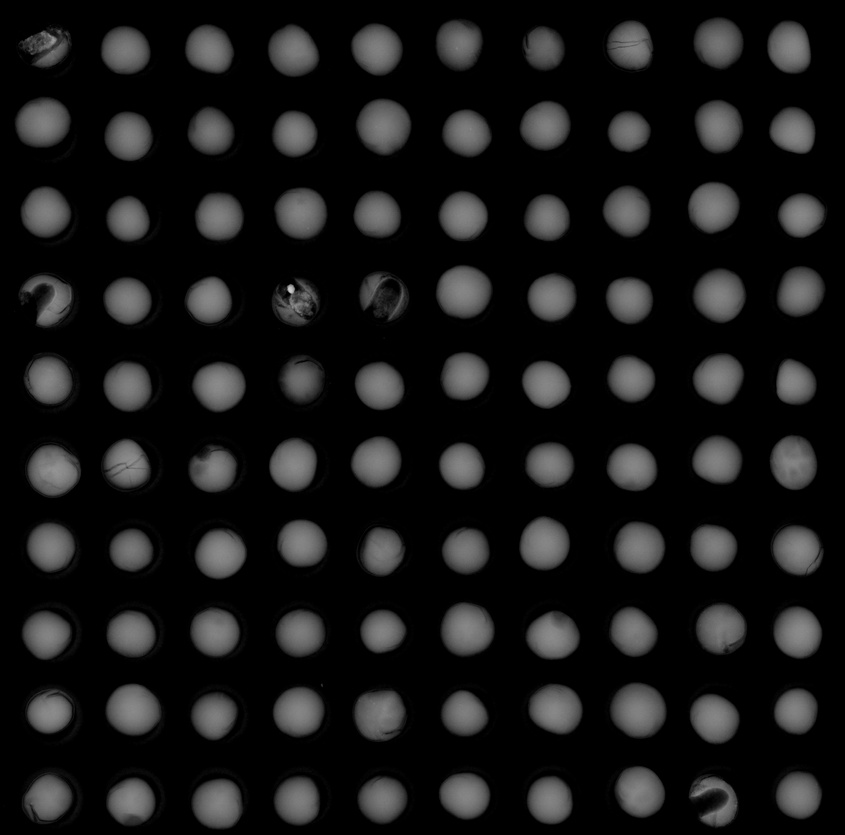
#> input picture images_a_predire/S-241004-0012-1.jpg, 845 x 835 px, shrunk from 2368 x 2340 before the run; its folder holds only this picture in this run
$ python generation_auto_masks.py
#> lines starting #> are read from the running program, lines starting #| are printed output that depends on the picture; after the words box and inside, x2 and y2 are one past the last pixel; in counts of white or black regions, pixels touching at a corner belong together
#> further down, image_gray is the input picture: shape (835, 845); min 0, max 205, mean 23.4
import cv2
import numpy as np
import os
from tqdm import tqdm

# === CONFIGURATION ===
images_dir = "images_a_predire"        # Dossier avec les images originales à analyser
masks_dir = "masks_predits"            # Dossier où seront enregistrés les masques optimisés
os.makedirs(masks_dir, exist_ok=True)

objectif_graines = 100                 # Objectif de graines détectées par image
tolerance = 10                         # Marge d'erreur acceptée autour de 100 (entre 90 et 110)

# === PARAMÈTRES À TESTER AUTOMATIQUEMENT ===
clipLimits = [0.5, 1.0, 2.0]
tileGridSizes = [(8, 8), (9, 9)]
blockSizes = [19, 21, 25]
constants = [5, 7, 10]
kernel_sizes = [(3, 3), (5, 5)]
min_area = 300
min_circularity = 0.2

# === FONCTION D'OPTIMISATION D'UNE IMAGE ===
def generate_best_mask(image_gray):
    best_mask = None
    best_score = float('inf')

    for clipLimit in clipLimits:
        for tileGridSize in tileGridSizes:
            clahe = cv2.createCLAHE(clipLimit=clipLimit, tileGridSize=tileGridSize)
            img_eq = clahe.apply(image_gray)

            for blockSize in blockSizes:
                for C in constants:
                    thresh = cv2.adaptiveThreshold(img_eq, 255,
                                                   cv2.ADAPTIVE_THRESH_MEAN_C,
                                                   cv2.THRESH_BINARY_INV,
                                                   blockSize, C)
                    for kernel_size in kernel_sizes:
                        kernel = cv2.getStructuringElement(cv2.MORPH_ELLIPSE, kernel_size)
                        morph = cv2.morphologyEx(thresh, cv2.MORPH_CLOSE, kernel, iterations=2)

                        contours, _ = cv2.findContours(morph, cv2.RETR_EXTERNAL, cv2.CHAIN_APPROX_SIMPLE)
                        valid_contours = []
                        for cnt in contours:
                            area = cv2.contourArea(cnt)
                            if area < min_area:
                                continue
                            perimeter = cv2.arcLength(cnt, True)
                            if perimeter == 0:
                                continue
                            circularity = 4 * np.pi * (area / (perimeter ** 2))
                            if circularity > min_circularity:
                                valid_contours.append(cnt)

                        count = len(valid_contours)
                        score = abs(objectif_graines - count)

                        if score < best_score:
                            best_score = score
                            best_mask = np.zeros_like(image_gray)
                            cv2.drawContours(best_mask, valid_contours, -1, 255, -1)

                        if best_score <= tolerance:
                            return best_mask  # early stop si très bon résultat
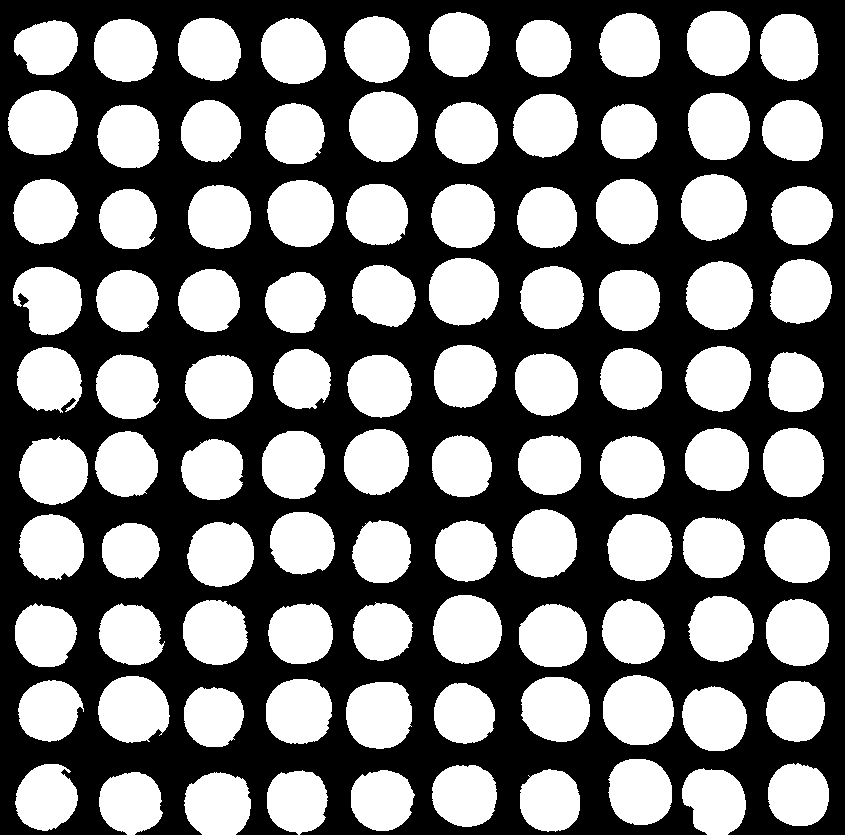
#> best_mask: shape (835, 845); 46% white; 100 white regions, largest, box (x1, y1, x2, y2) and area: (603, 675, 674, 745) 4006, (349, 91, 418, 162) 3909, (429, 258, 499, 326) 3870
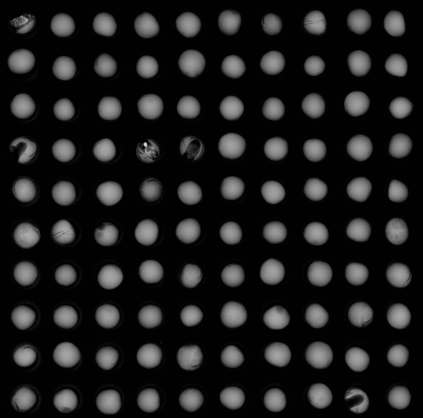
#> img_eq: shape (835, 845) (shown at 1/2 size); min 1, max 218, mean 28.6
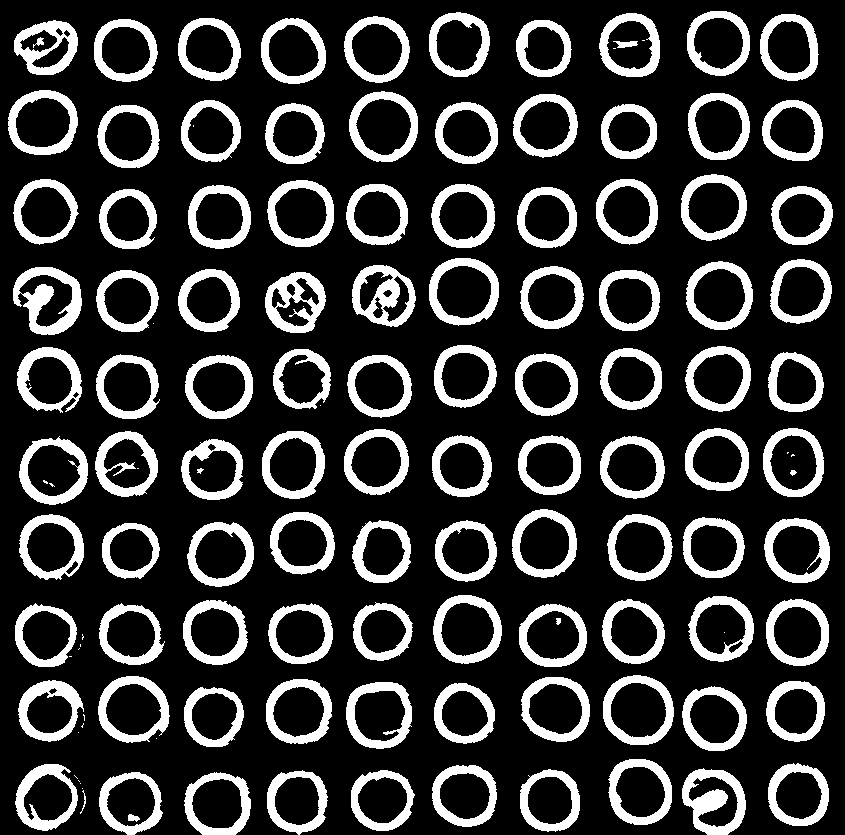
#> morph: shape (835, 845); 21.3% white; 132 white regions (25 under 20 px), largest, box (x1, y1, x2, y2) and area: (13, 267, 82, 335) 2206, (682, 768, 746, 835) 2102, (352, 265, 416, 327) 1909
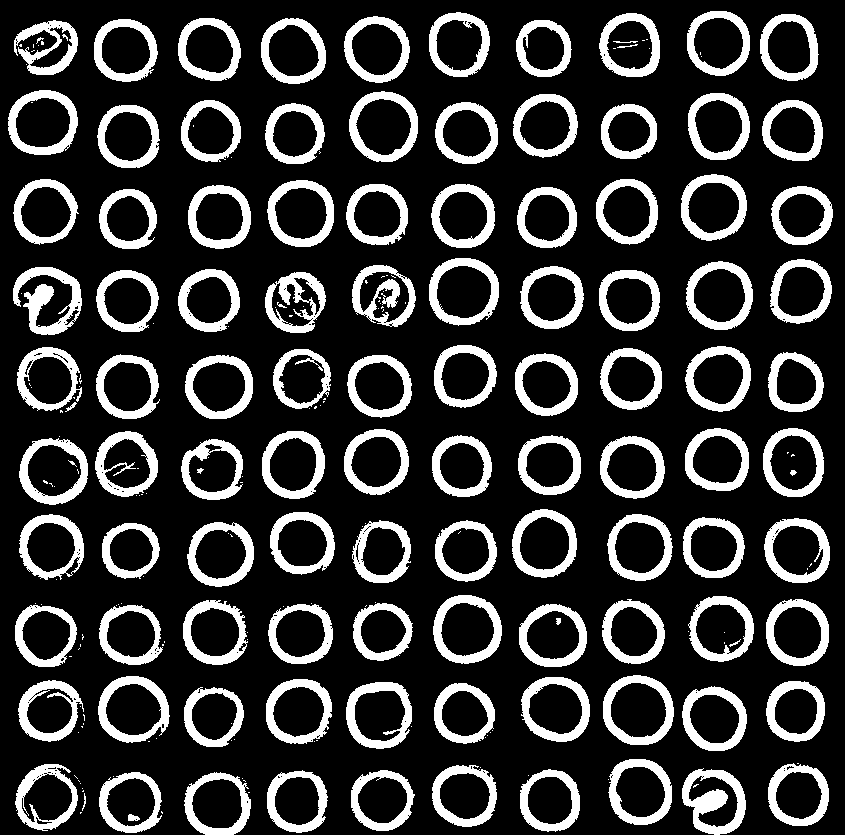
#> thresh: shape (835, 845); 20.9% white; 234 white regions (124 under 20 px), largest, box (x1, y1, x2, y2) and area: (13, 267, 82, 335) 2071, (682, 768, 746, 835) 2034, (603, 675, 674, 745) 1654
#> after the loop, best_score = 0

    return best_mask

# === TRAITEMENT DE CHAQUE IMAGE ===
print("🔍 Génération des masques optimisés...")
for filename in tqdm(os.listdir(images_dir), desc="Traitement des images"):
    if not filename.lower().endswith(('.jpg', '.png', '.jpeg')):
        continue

    path = os.path.join(images_dir, filename)
    image_gray = cv2.imread(path, cv2.IMREAD_GRAYSCALE)
    if image_gray is None:
        print(f"❌ Image illisible : {filename}")
        continue

    best_mask = generate_best_mask(image_gray)
    if best_mask is not None:
        save_path = os.path.join(masks_dir, filename)
        cv2.imwrite(save_path, best_mask)
        print(f"✅ Masque généré : {filename}")
    else:
        print(f"⚠️ Aucun masque trouvé pour : {filename}")

print("\n✅ Tous les masques ont été générés dans :", masks_dir)

$ run again, on images_a_predire/S-241004-0014-1.jpg
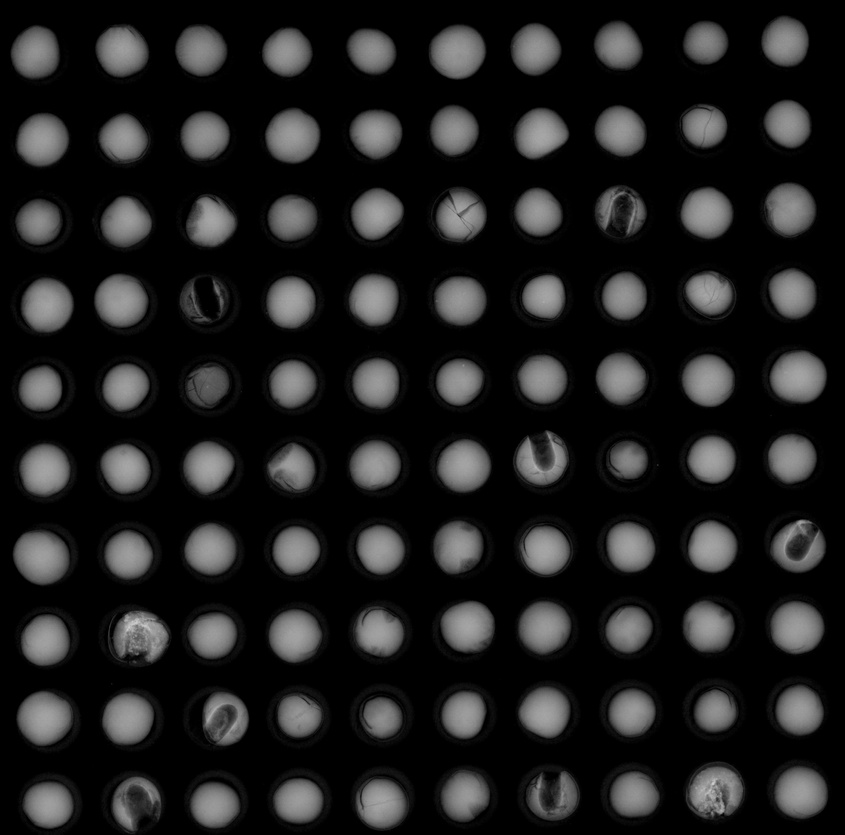
#> input picture images_a_predire/S-241004-0014-1.jpg, 845 x 835 px, shrunk from 2368 x 2340 before the run
#> image_gray is the input picture: shape (835, 845); min 0, max 205, mean 30.7
#> after the loop in generate_best_mask, `for clipLimit in clipLimits:`:
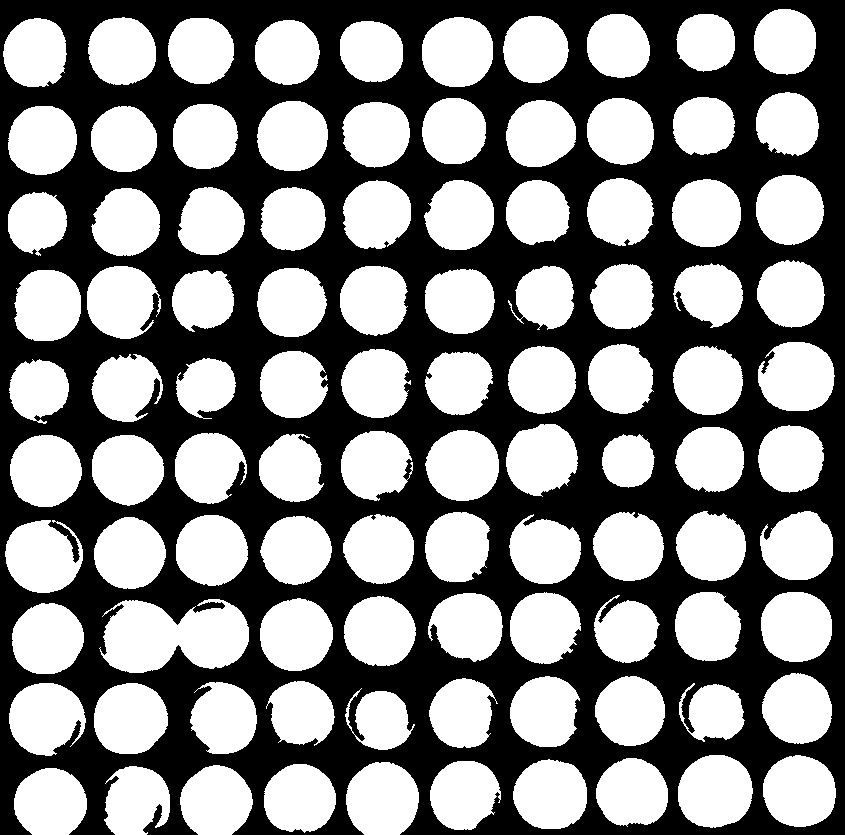
#> best_mask: shape (835, 845); 51.6% white; 1 black region, box (x1, y1, x2, y2) and area: (0, 0, 845, 835) 341205
#> after the loop in generate_best_mask, `for clipLimit in clipLimits:`:
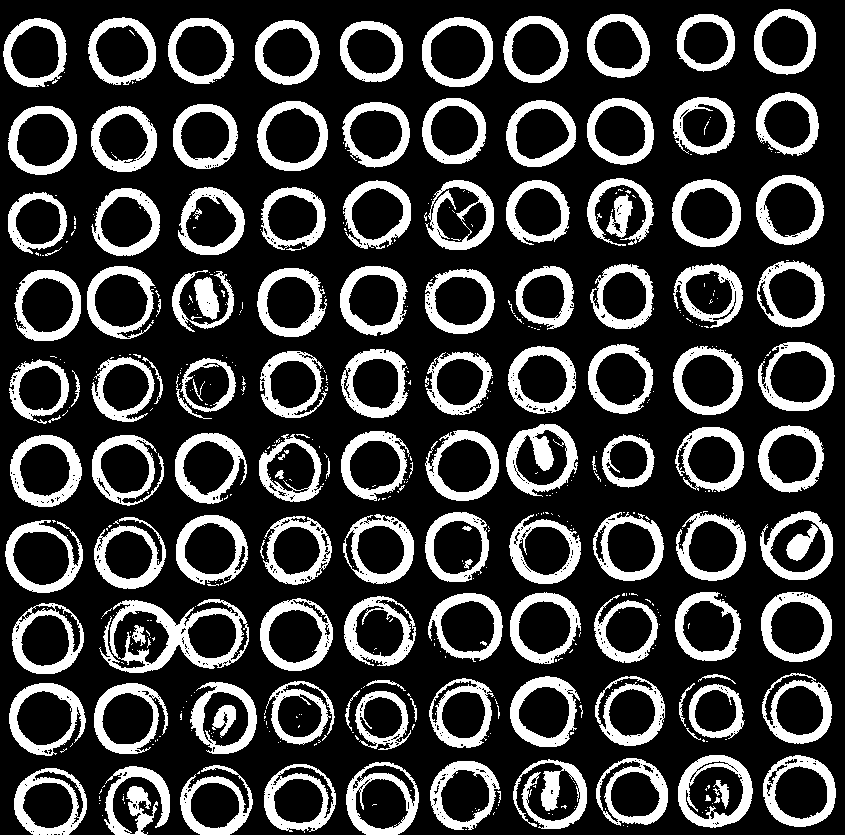
#> thresh: shape (835, 845); 24% white; 547 white regions (413 under 20 px), largest, box (x1, y1, x2, y2) and area: (99, 599, 249, 673) 3783, (506, 424, 578, 497) 2303, (678, 755, 753, 828) 2112
#> after the loop in generate_best_mask, `for clipLimit in clipLimits:`: best_score = 1

$ run again, on images_a_predire/S-241004-0014-2.jpg
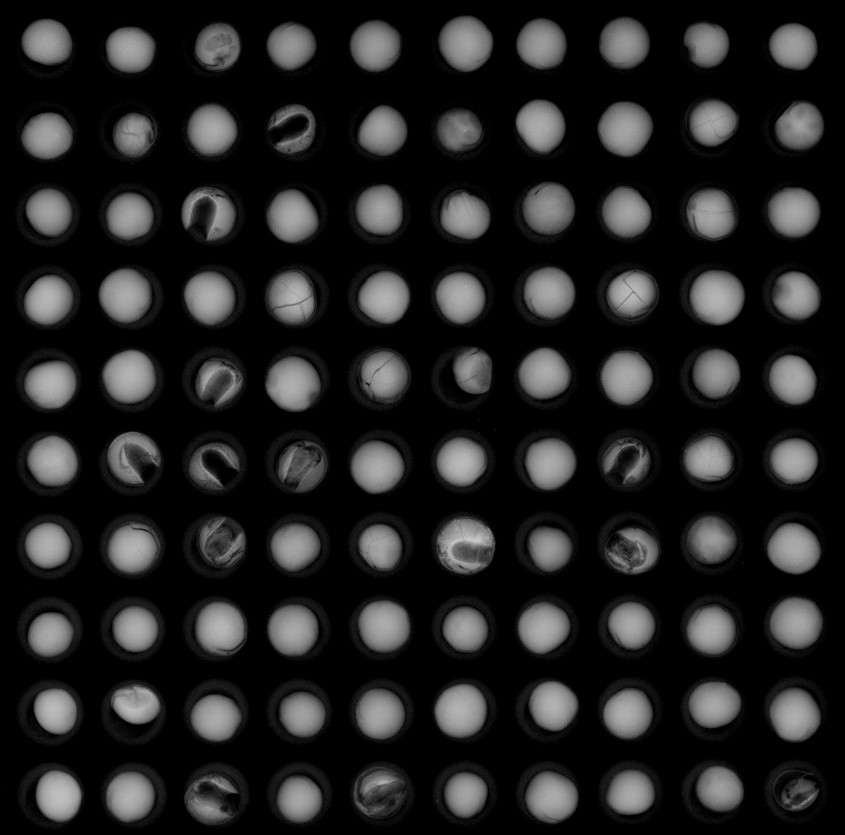
#> input picture images_a_predire/S-241004-0014-2.jpg, 845 x 835 px, shrunk from 2368 x 2340 before the run
#> image_gray is the input picture: shape (835, 845); min 0, max 201, mean 33.8
#> after the loop in generate_best_mask, `for clipLimit in clipLimits:`:
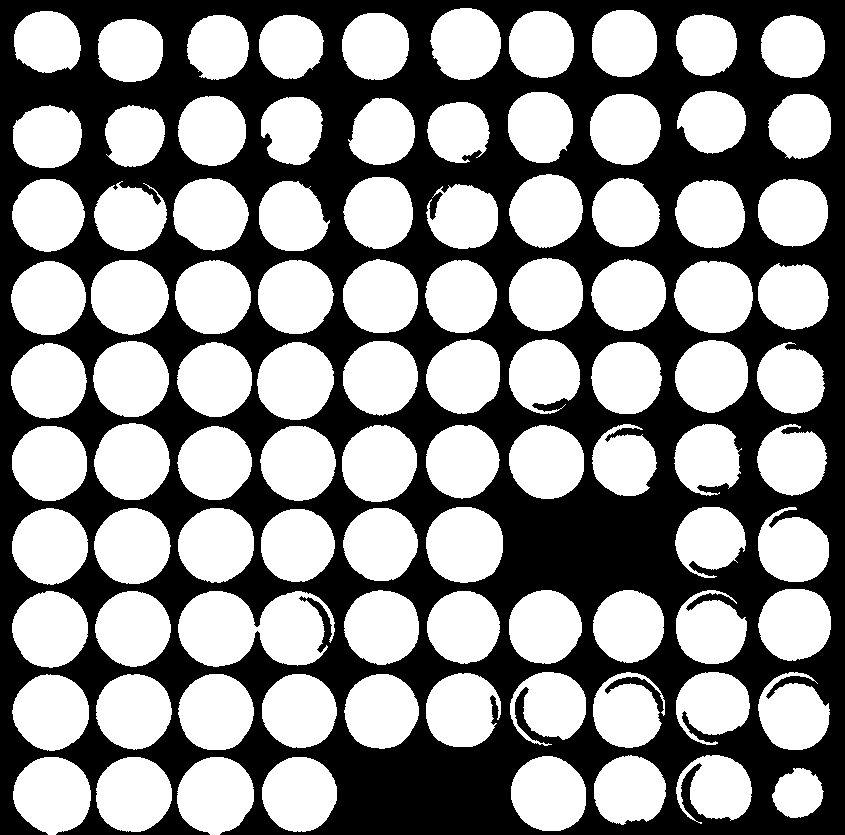
#> best_mask: shape (835, 845); 54.6% white; 1 black region, box (x1, y1, x2, y2) and area: (0, 0, 845, 835) 320506
#> after the loop in generate_best_mask, `for clipLimit in clipLimits:`:
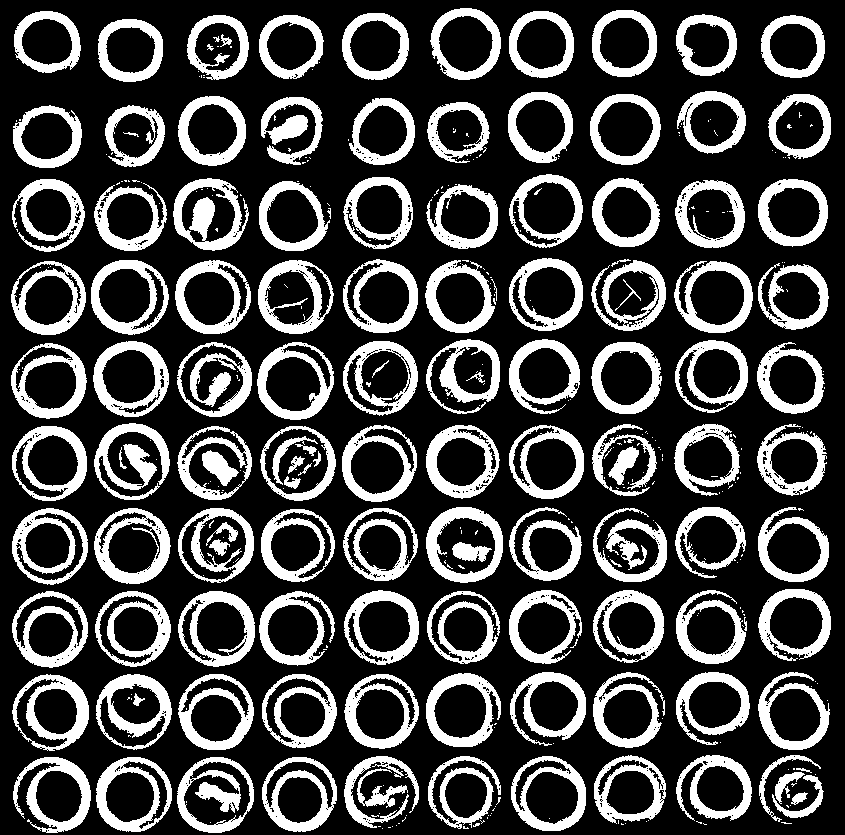
#> thresh: shape (835, 845); 26.8% white; 424 white regions (294 under 20 px), largest, box (x1, y1, x2, y2) and area: (173, 178, 249, 251) 2440, (94, 423, 170, 500) 2406, (177, 757, 254, 833) 2330
#> after the loop in generate_best_mask, `for clipLimit in clipLimits:`: best_score = 5
